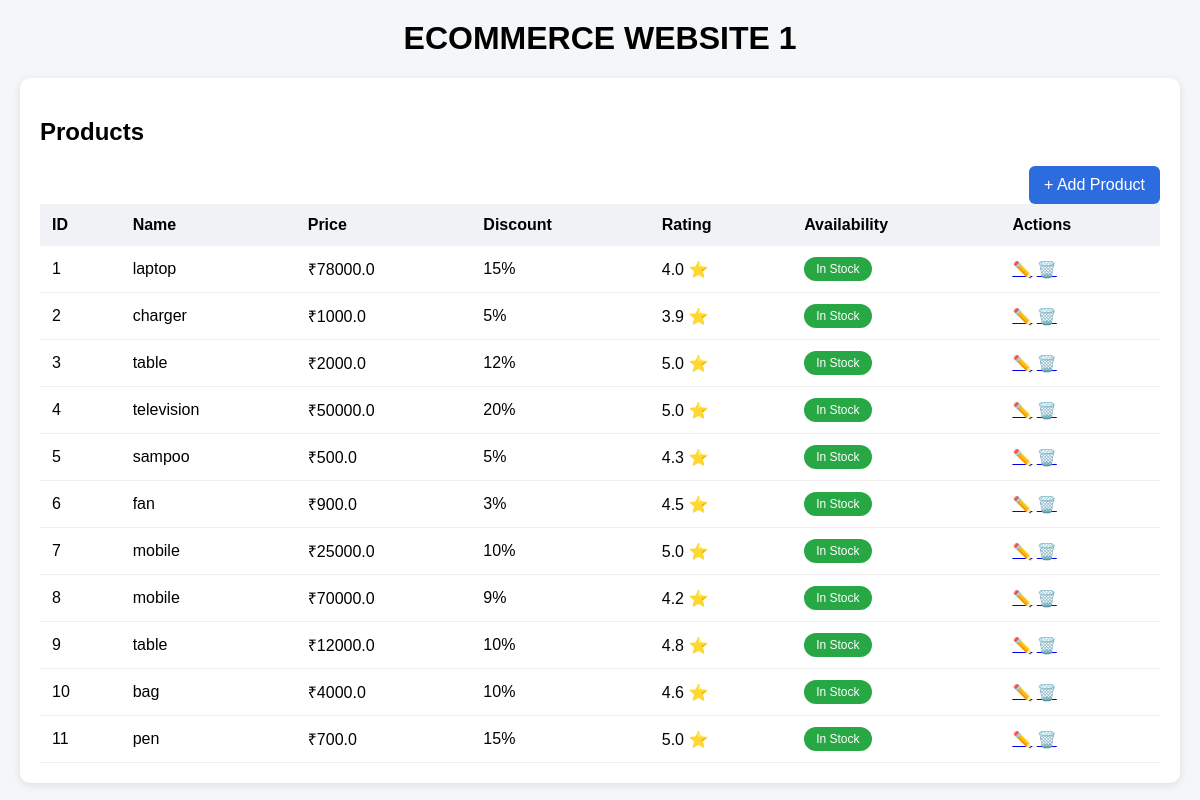
The page /products on the database as committed earlier.
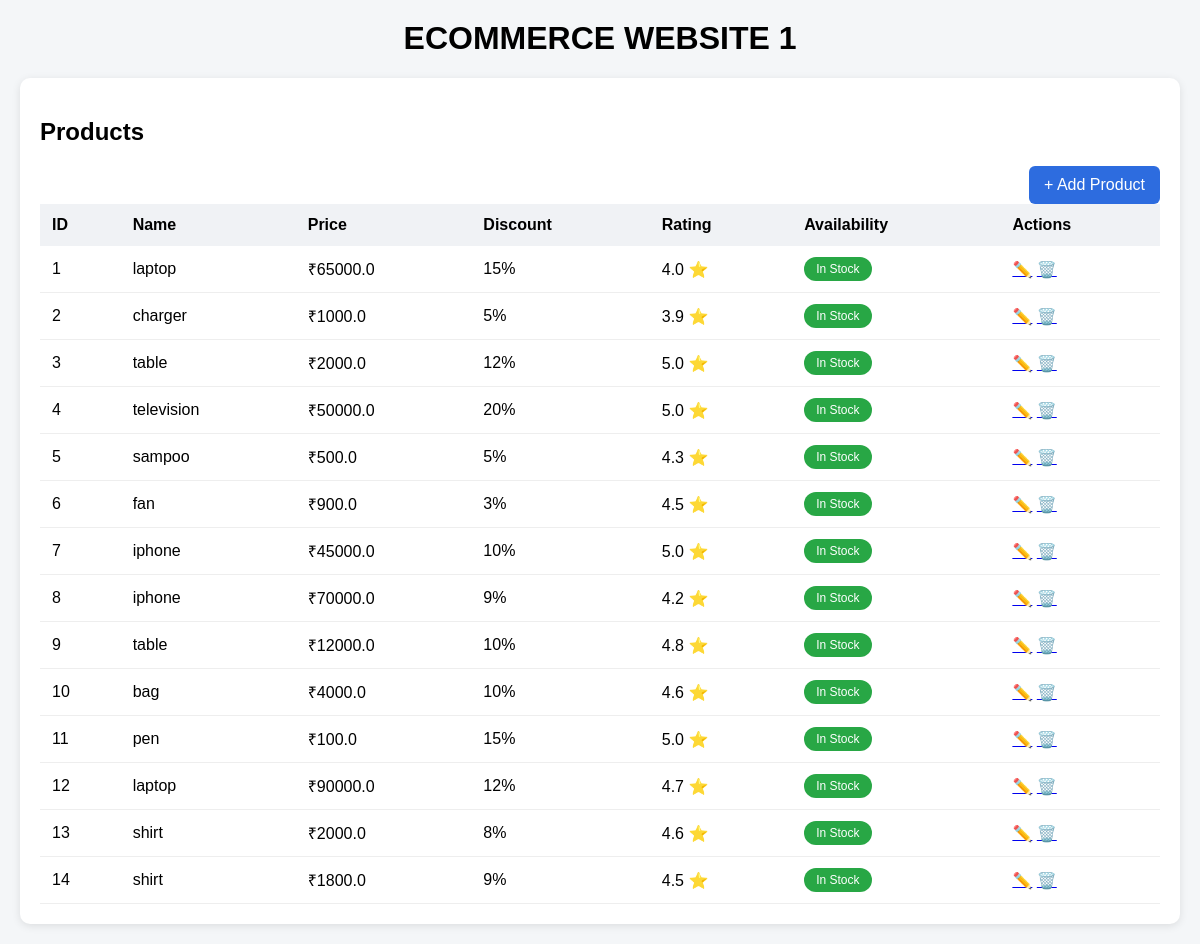
The same page on the database as committed later.
### tables this page shows
CREATE TABLE products (
            id INTEGER PRIMARY KEY AUTOINCREMENT,
            name TEXT NOT NULL,
            price REAL NOT NULL,
            discount INTEGER,
            availability TEXT
        , rating REAL DEFAULT 0);

### app/routes/product_routes.py (the view)
@product_bp.route("/products")
def view_products():
    conn = get_connection()
    cursor = conn.cursor()
    cursor.execute("SELECT * FROM products")
    products = cursor.fetchall()
    conn.close()
    return render_template("products.html", products=products)

### app/routes/product_routes.py (called while the page is built)
def get_connection():
    return sqlite3.connect(DB_PATH, check_same_thread=False)

### app/templates/products.html
<link rel="stylesheet" href="{{ url_for('static', filename='css/style.css') }}">
<h1>ECOMMERCE WEBSITE 1</h1>
<div class="container">
<h2>Products</h2>
<a class="add-btn" href="/add">+ Add Product</a>
<table>
<tr>
    <th>ID</th>
    <th>Name</th>
    <th>Price</th>
    <th>Discount</th>
    <th>Rating</th>
    <th>Availability</th>
    <th>Actions</th>
</tr>
{% for p in products %}
<tr>
    <td>{{ loop.index }}</td>
    <td>{{ p[1] }}</td>
    <td>₹{{ p[2] }}</td>
    <td>{{ p[3] }}%</td>
    <td>{{ p[5] }} ⭐</td>
    <td>
        {% if p[4] == "In Stock" %}
            <span class="badge instock">In Stock</span>
        {% else %}
            <span class="badge outstock">Out of Stock</span>
        {% endif %}
    </td>
    <td>
        <a href="/edit/{{p[0]}}">✏️</a>
        <a href="/delete/{{p[0]}}">🗑️</a>
    </td>
</tr>
{% endfor %}
</table>
</div>

### app/static/css/style.css (style rules this page uses)
.container { background: white; padding: 20px; border-radius: 10px; box-shadow: 0px 2px 8px rgba(0,0,0,0.1); }
h1 { text-align: center; }
h2 { margin-bottom: 20px; }
table { width: 100%; border-collapse: collapse; }
th { background-color: #f0f2f5; padding: 12px; text-align: left; }
td { padding: 12px; border-bottom: 1px solid #eee; }
.badge { padding: 5px 12px; border-radius: 20px; color: white; font-size: 12px; }
.instock { background-color: #28a745; }
.add-btn { background-color: #2d6cdf; color: white; padding: 10px 15px; border-radius: 6px; text-decoration: none; float: right; }

Rows that differ between the two databases and show on the page:
changed products (number 1 of 14 on the later page): price "78000.0" → "65000.0"
changed products (number 7 of 14 on the later page): name "mobile" → "iphone"; price "25000.0" → "45000.0"
changed products (number 8 of 14 on the later page): name "mobile" → "iphone"
changed products "pen": price "700.0" → "100.0"
added products: name "laptop", price "90000.0", discount "12", rating "4.7", availability "In Stock"
added products: name "shirt", price "2000.0", discount "8", rating "4.6", availability "In Stock"
added products: name "shirt", price "1800.0", discount "9", rating "4.5", availability "In Stock"
